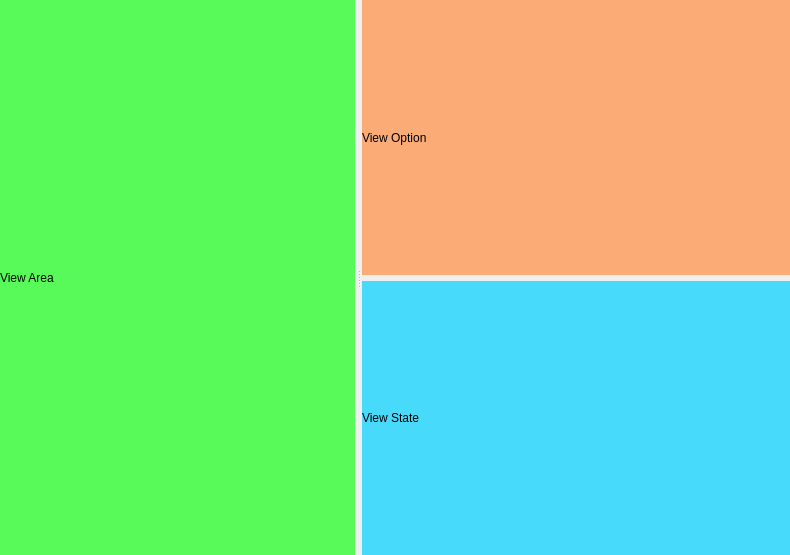
<?xml version="1.0" encoding="UTF-8"?>
<ui version="4.0">
 <class>MachineVisionWin</class>
 <widget class="QWidget" name="MachineVisionWin">
  <property name="geometry">
   <rect>
    <x>0</x>
    <y>0</y>
    <width>790</width>
    <height>555</height>
   </rect>
  </property>
  <property name="windowTitle">
   <string>Form</string>
  </property>
  <layout class="QGridLayout" name="gridLayout">
   <property name="leftMargin">
    <number>0</number>
   </property>
   <property name="topMargin">
    <number>0</number>
   </property>
   <property name="rightMargin">
    <number>0</number>
   </property>
   <property name="bottomMargin">
    <number>0</number>
   </property>
   <item row="0" column="0">
    <widget class="QSplitter" name="splitter">
     <property name="orientation">
      <enum>Qt::Horizontal</enum>
     </property>
     <property name="handleWidth">
      <number>7</number>
     </property>
     <widget class="QWidget" name="gridLayoutWidget">
      <layout class="QGridLayout" name="gridLayoutViews">
       <item row="0" column="0">
        <widget class="QLabel" name="lbViewArea">
         <property name="styleSheet">
          <string notr="true">background-color: rgba(24, 255, 26, 179);</string>
         </property>
         <property name="text">
          <string>View Area</string>
         </property>
        </widget>
       </item>
      </layout>
     </widget>
     <widget class="QWidget" name="verticalLayoutWidget">
      <layout class="QVBoxLayout" name="verticalLayout">
       <item>
        <widget class="QLabel" name="lbViewOpetion">
         <property name="styleSheet">
          <string notr="true">background-color: rgba(255, 142, 67, 179);</string>
         </property>
         <property name="text">
          <string>View Option</string>
         </property>
        </widget>
       </item>
       <item>
        <widget class="QLabel" name="lbViewState">
         <property name="styleSheet">
          <string notr="true">background-color: rgba(0, 209, 255, 179);</string>
         </property>
         <property name="text">
          <string>View State</string>
         </property>
        </widget>
       </item>
      </layout>
     </widget>
    </widget>
   </item>
  </layout>
 </widget>
 <resources/>
 <connections/>
</ui>
